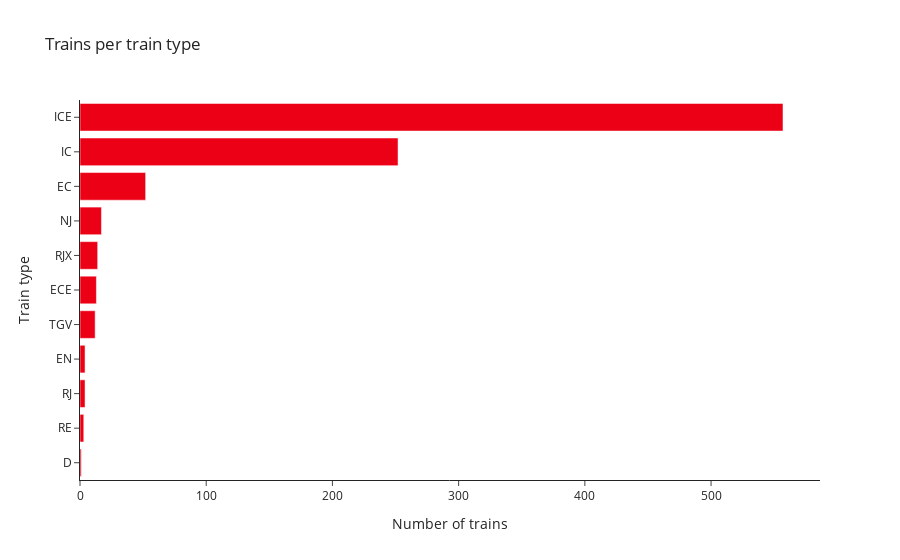

Notebook cell for this chart:
### Markdown cell above
### Train types

The first question to answer is: *What are the most common types of trains?*

This question is answered with the following bar chart.

### Code cell
# query data
query = """MATCH ()-[train:TRAIN]->() 
            WITH  DISTINCT train.trainType as trainType, train.trainNumber as trainNumber
            RETURN DISTINCT trainType, COUNT(trainNumber) as count
            ORDER BY count ASC"""

data = conn.query(query, returnDataFrame=True)


# plot results
fig = px.bar(data,
             y="trainType",
             x="count",
             template="simple_white",
             title="Trains per train type",
             orientation="h",
             labels={"trainType": "Train type",
                     "count": "Number of trains"})

# update traces
fig.update_traces(marker_color="#ec0016")

# show plot
fig.show()

### Figure 1 — Plotly figure (JSON) as saved in the notebook; plotly's stock layout.template omitted (floating-point values rounded to 4 significant figures)
{"data": [{"alignmentgroup": "True", "hovertemplate": "Number of trains=%{x}<br>Train type=%{y}<extra></extra>", "legendgroup": "", "marker": {"color": "#ec0016", "pattern": {"shape": ""}}, "name": "", "offsetgroup": "", "orientation": "h", "showlegend": false, "textposition": "auto", "type": "bar", "x": [1, 3, 4, 4, 12, 13, 14, 17, 52, 252, 557], "xaxis": "x", "y": ["D", "RE", "RJ", "EN", "TGV", "ECE", "RJX", "NJ", "EC", "IC", "ICE"], "yaxis": "y"}], "layout": {"barmode": "relative", "legend": {"tracegroupgap": 0}, "title": {"text": "Trains per train type"}, "xaxis": {"anchor": "y", "domain": [0, 1], "title": {"text": "Number of trains"}}, "yaxis": {"anchor": "x", "domain": [0, 1], "title": {"text": "Train type"}}}}
